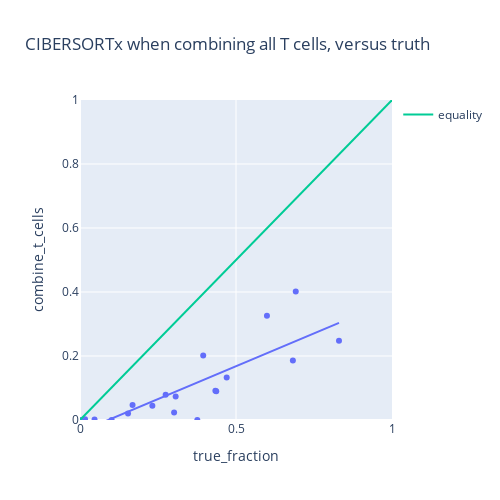

Notebook code for this chart:
### Code cell
fig = px.scatter(
    df.loc["T"][["true_fraction", "combine_t_cells"]],
    x="true_fraction",
    y="combine_t_cells",
    title="CIBERSORTx when combining all T cells, versus truth",
    trendline="ols"
)
fig.add_trace(go.Scatter(x=[0, 1], y=[0, 1], mode='lines', name='equality'))
fig.update_xaxes(range=[0, 1])
fig.update_yaxes(range=[0, 1])
fig.update_layout(width=500, height=500)
fig.show()

### Figure 1 — Plotly figure (JSON) as saved in the notebook; plotly's stock layout.template omitted (floating-point values rounded to 4 significant figures)
{"data": [{"hovertemplate": "true_fraction=%{x}<br>combine_t_cells=%{y}<extra></extra>", "legendgroup": "", "marker": {"color": "#636efa", "symbol": "circle"}, "mode": "markers", "name": "", "orientation": "v", "showlegend": false, "type": "scatter", "x": [0.376, 0.3016, 0, 0.6915, 0.4339, 0.6823, 0.1013, 0.8301, 0.3066, 0.0466, 0.0162, 0.1684, 0.4367, 0.1539, 0.2319, 0.4702, 0.2745, 0.3949, 0.5992], "xaxis": "x", "y": [0, 0.02379, 0, 0.4019, 0.09116, 0.1862, 0, 0.2477, 0.07307, 0.001221, 0.002376, 0.04679, 0.0898, 0.02068, 0.04489, 0.1329, 0.07855, 0.2019, 0.3255], "yaxis": "y"}, {"hovertemplate": "<b>OLS trendline</b><br>combine_t_cells = 0.410491 * true_fraction + -0.0371741<br>R<sup>2</sup>=0.693571<br><br>true_fraction=%{x}<br>combine_t_cells=%{y} <b>(trend)</b><extra></extra>", "legendgroup": "", "marker": {"color": "#636efa", "symbol": "circle"}, "mode": "lines", "name": "", "showlegend": false, "type": "scatter", "x": [0, 0.0162, 0.0466, 0.1013, 0.1539, 0.1684, 0.2319, 0.2745, 0.3016, 0.3066, 0.376, 0.3949, 0.4339, 0.4367, 0.4702, 0.5992, 0.6823, 0.6915, 0.8301], "xaxis": "x", "y": [-0.03717, -0.03052, -0.01805, 0.004409, 0.026, 0.03195, 0.05802, 0.07551, 0.08663, 0.08868, 0.1172, 0.1249, 0.1409, 0.1421, 0.1558, 0.2088, 0.2429, 0.2467, 0.3036], "yaxis": "y"}, {"mode": "lines", "name": "equality", "type": "scatter", "x": [0, 1], "y": [0, 1]}], "layout": {"height": 500, "legend": {"tracegroupgap": 0}, "title": {"text": "CIBERSORTx when combining all T cells, versus truth"}, "width": 500, "xaxis": {"anchor": "y", "domain": [0, 1], "range": [0, 1], "title": {"text": "true_fraction"}, "type": "linear"}, "yaxis": {"anchor": "x", "domain": [0, 1], "range": [0, 1], "title": {"text": "combine_t_cells"}, "type": "linear"}}}
